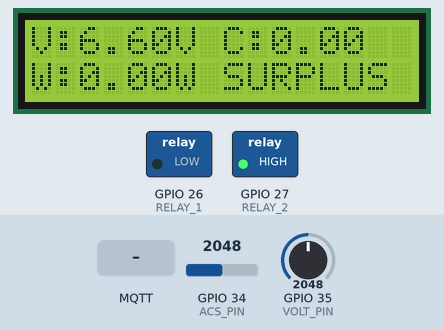
Recording of a sketch running on a simulated ESP32. Shown: 16×2 character LCD, switched loads named in the sketch (green lamp = pin HIGH). The inputs (shaded band) are chosen by the test bench; at power-on: GPIO 35 (VOLT_PIN) = 2048, GPIO 34 (ACS_PIN) = 2048. WiFi joins after 1.5 s; servers stay silent unless stated; no MQTT or app messages arrive unless stated; what the sketch prints to the serial monitor is not drawn.

Above: at 11.3 s.
11.4 s: GPIO 35 (VOLT_PIN) set to 335
At 13.7 s:
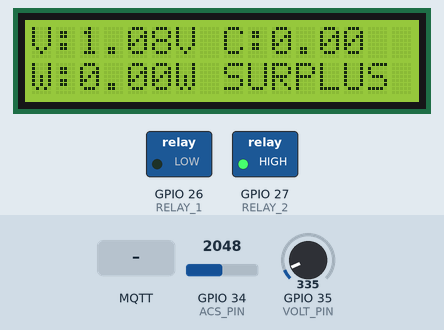
14.0 s: GPIO 35 (VOLT_PIN) set to 292
At 15.8 s:
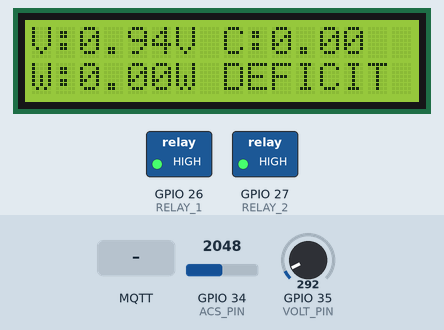
16.3 s: MQTT message "SENDING" arrives on the second subscribed topic
At 18.0 s:
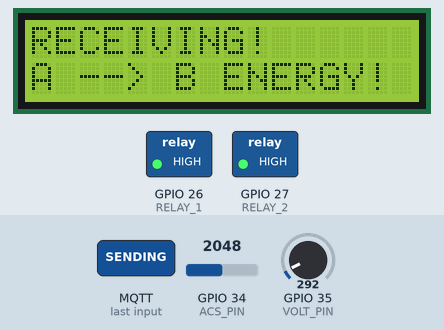
19.4 s: MQTT message "solar/A/status" arrives on the second subscribed topic
At 20.7 s:
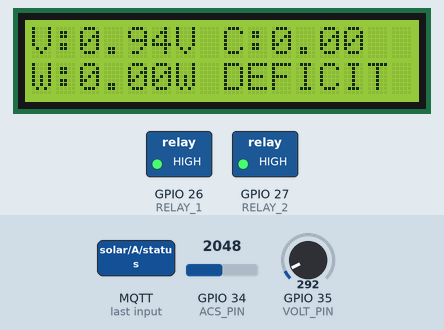
21.6 s: GPIO 34 (ACS_PIN) set to 2866
At 22.7 s:
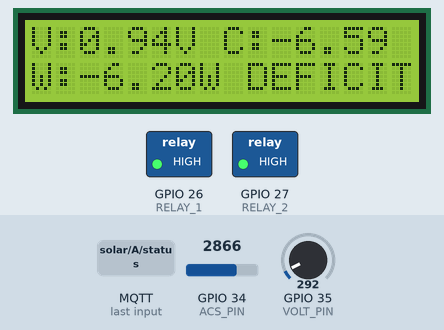
23.9 s: GPIO 34 (ACS_PIN) set to 3603
At 26.1 s:
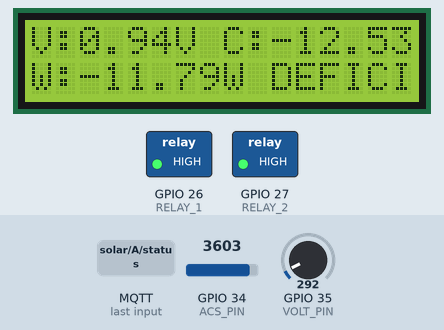
Timing chart, 0 to 27.1 s (numbered marks = the images above; inputs shaded):
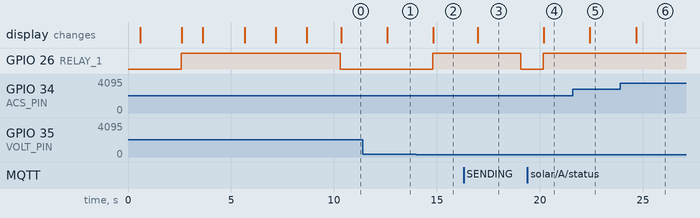

The sketch:

House_B.ino
```cpp
/*
 * SolarKapitBahay — House B (mirror of House A)
 * MQTT: solar/B/* publish, solar/A/* subscribe
 */

#include <WiFi.h>
#include <PubSubClient.h>
#include <Wire.h>
#include <LiquidCrystal_I2C.h>

const char* ssid       = "SKYFiber_MESH_BEF5";
const char* password   = "548251144";
const char* mqttBroker = "192.168.55.113";
const int   mqttPort   = 1883;

#define VOLT_PIN  35
#define ACS_PIN   34
#define RELAY_1   26
#define RELAY_2   27

const float VOLT_RATIO        = 4.0;
const float ADC_REF           = 3.3;
const float ADC_MAX           = 4095.0;
const float ACS_SENSITIVITY   = 0.100;
const float VOLTAGE_THRESHOLD = 1.0;
const float TRANSFER_VOLTAGE  = 3.0;
float       acsZeroPoint      = 0.0;

LiquidCrystal_I2C lcd(0x27, 16, 2);
WiFiClient        espClient;
PubSubClient      mqtt(espClient);

bool   houseBOn       = false;
bool   transferOn     = false;
bool   wasTransferOn  = false;
String houseAStatus   = "UNKNOWN";
String houseATransfer = "STOPPED";

void callback(char* topic, byte* payload, unsigned int length) {
  String msg = "";
  for (unsigned int i = 0; i < length; i++) msg += (char)payload[i];

  if (String(topic) == "solar/A/status") {
    houseAStatus = msg;
  }

  if (String(topic) == "solar/A/transfer") {
    houseATransfer = msg;
    if (msg == "SENDING") {
      Serial.println("RECEIVING ENERGY FROM A");
      lcd.clear();
      lcd.setCursor(0, 0);
      lcd.print("RECEIVING!");
      lcd.setCursor(0, 1);
      lcd.print("A --> B ENERGY!");
      delay(2000);
    }
    if (msg == "STOPPED") {
      Serial.println("Transfer from A stopped.");
    }
  }
}

void calibrateACS() {
  Serial.println("Calibrating ACS712...");
  lcd.clear();
  lcd.setCursor(0, 0);
  lcd.print("Calibrating...");
  long sum = 0;
  for (int i = 0; i < 200; i++) {
    sum += analogRead(ACS_PIN);
    delay(5);
  }
  acsZeroPoint = (float)sum / 200.0;
  Serial.print("ACS zero: ");
  Serial.println(acsZeroPoint);
  lcd.setCursor(0, 1);
  lcd.print("Zero: ");
  lcd.print(acsZeroPoint, 0);
  delay(2000);
  lcd.clear();
}

float readAvg(int pin) {
  long sum = 0;
  for (int i = 0; i < 20; i++) {
    sum += analogRead(pin);
    delay(2);
  }
  return (float)sum / 20.0;
}

float getVoltage() {
  float avg  = readAvg(VOLT_PIN);
  float adcV = (avg / ADC_MAX) * ADC_REF;
  float volt = adcV * VOLT_RATIO;
  if (volt < 0.1) volt = 0.0;
  return volt;
}

float getCurrent() {
  float avg     = readAvg(ACS_PIN);
  float voltage = (avg / ADC_MAX) * ADC_REF;
  float zeroV   = (acsZeroPoint / ADC_MAX) * ADC_REF;
  float current = -((voltage - zeroV) / ACS_SENSITIVITY);
  if (abs(current) < 0.1) current = 0.0;
  return current;
}

void connectWiFi() {
  Serial.print("Connecting WiFi");
  lcd.clear();
  lcd.setCursor(0, 0);
  lcd.print("Connecting WiFi");
  WiFi.begin(ssid, password);
  int tries = 0;
  while (WiFi.status() != WL_CONNECTED && tries < 20) {
    delay(500);
    Serial.print(".");
    tries++;
  }
  if (WiFi.status() == WL_CONNECTED) {
    Serial.println("\nWiFi OK: " + WiFi.localIP().toString());
    lcd.setCursor(0, 1);
    lcd.print("WiFi OK!");
  } else {
    Serial.println("\nWiFi failed.");
    lcd.setCursor(0, 1);
    lcd.print("No WiFi-offline");
  }
  delay(1500);
}

void reconnectMQTT() {
  if (WiFi.status() != WL_CONNECTED) return;
  if (mqtt.connected()) return;
  Serial.print("Connecting MQTT...");
  if (mqtt.connect("ESP32_House_B")) {
    Serial.println(" connected!");
    mqtt.subscribe("solar/A/status");
    mqtt.subscribe("solar/A/transfer");
  } else {
    Serial.print(" failed. Error: ");
    Serial.println(mqtt.state());
  }
}

void setup() {
  Serial.begin(115200);
  delay(500);

  Wire.begin(21, 22);
  lcd.init();
  lcd.backlight();
  lcd.setCursor(0, 0);
  lcd.print("House B ESP32");
  lcd.setCursor(0, 1);
  lcd.print("Starting...");
  delay(2000);

  pinMode(RELAY_1, OUTPUT);
  pinMode(RELAY_2, OUTPUT);
  digitalWrite(RELAY_1, HIGH);
  digitalWrite(RELAY_2, HIGH);

  calibrateACS();
  connectWiFi();
  mqtt.setServer(mqttBroker, mqttPort);
  mqtt.setCallback(callback);

  Serial.println("House B ready!");
  lcd.clear();
  lcd.setCursor(0, 0);
  lcd.print("House B Ready!");
  delay(1500);
}

void loop() {
  reconnectMQTT();
  mqtt.loop();

  float voltage = getVoltage();
  float current = getCurrent();
  float wattage = voltage * current;

  String myStatus = (voltage >= VOLTAGE_THRESHOLD) ? "SURPLUS" : "DEFICIT";

  if (voltage >= VOLTAGE_THRESHOLD || houseATransfer == "SENDING") {
    houseBOn = true;
    digitalWrite(RELAY_1, LOW);
  } else {
    houseBOn = false;
    digitalWrite(RELAY_1, HIGH);
  }

  if (voltage >= TRANSFER_VOLTAGE && houseAStatus == "DEFICIT") {
    transferOn = true;
    digitalWrite(RELAY_2, LOW);
  } else {
    transferOn = false;
    digitalWrite(RELAY_2, HIGH);
  }

  if (transferOn && !wasTransferOn) {
    Serial.println("ENERGY TRANSFER: B -> A");
    lcd.clear();
    lcd.setCursor(0, 0);
    lcd.print("TRANSFERRING!");
    lcd.setCursor(0, 1);
    lcd.print("B --> A ENERGY!");
    delay(2000);
    mqtt.publish("solar/B/transfer", "SENDING");
  }

  if (!transferOn && wasTransferOn) {
    Serial.println("Transfer B -> A stopped");
    mqtt.publish("solar/B/transfer", "STOPPED");
  }

  wasTransferOn = transferOn;

  Serial.print("B V=");
  Serial.print(voltage, 2);
  Serial.print(" I=");
  Serial.print(current, 2);
  Serial.print(" W=");
  Serial.print(wattage, 2);
  Serial.print(" ");
  Serial.print(myStatus);
  Serial.print(" A=");
  Serial.println(houseAStatus);

  if (!transferOn && houseATransfer != "SENDING") {
    lcd.setCursor(0, 0);
    lcd.print("V:");
    lcd.print(voltage, 2);
    lcd.print("V C:");
    lcd.print(current, 2);
    lcd.print("   ");
    lcd.setCursor(0, 1);
    lcd.print("W:");
    lcd.print(wattage, 2);
    lcd.print("W ");
    lcd.print(myStatus);
    lcd.print("   ");
  }

  if (mqtt.connected()) {
    mqtt.publish("solar/B/voltage", String(voltage, 4).c_str());
    mqtt.publish("solar/B/current", String(current, 4).c_str());
    mqtt.publish("solar/B/wattage", String(wattage, 4).c_str());
    mqtt.publish("solar/B/status",   myStatus.c_str());
  }

  delay(1000);
}
```

Measured:
- the behaviour switches between 311 and 310 on GPIO 35 (VOLT_PIN) (found by bisection; images 1 and 2)
- after the input at 11.4 s, the display: changes after 1.2 s (image 1)
- after the input at 14.0 s, GPIO 26 (RELAY_1): LOW → HIGH after 0.80 s; the display: changes after 0.84 s (image 2)
- after the input at 16.3 s, GPIO 26 (RELAY_1): HIGH → LOW after 2.8 s; the display: changes after 0.68 s (image 3)
- after the input at 19.4 s, GPIO 26 (RELAY_1): LOW → HIGH after 0.76 s; the display: changes after 0.79 s (image 4)
- after the input at 21.6 s, the display: changes after 0.83 s (image 5)
- after the input at 23.9 s, the display: changes after 0.78 s (image 6)
